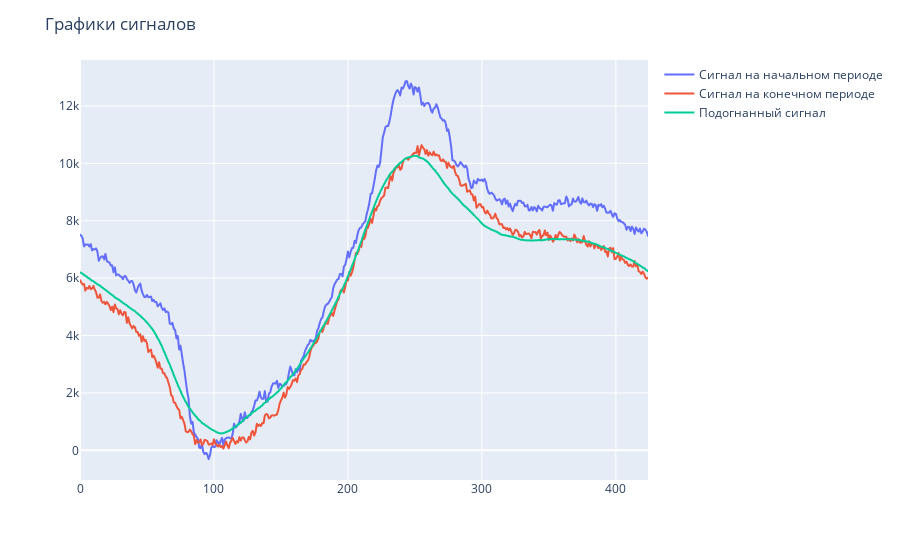

Notebook cell for this chart:
### Markdown cell above
Построим сигналы на интерактивном графике

### Code cell
plot_df = pd.DataFrame({'Сигнал на начальном периоде': first_period_signal, 'Сигнал на конечном периоде': last_period_signal, 'Подогнанный сигнал': fitted_signal})

fig = px.line(plot_df)\
    .update_layout(title='Графики сигналов', xaxis_title=None, yaxis_title=None, legend_title=None)

fig.show()

### Figure 1 — Plotly figure (JSON) as saved in the notebook; plotly's stock layout.template omitted (floating-point values rounded to 4 significant figures; data arrays with more than 128 entries replaced by an {"elided": "..."} marker saying what was removed)
{"data": [{"hovertemplate": "variable=Сигнал на начальном периоде<br>index=%{x}<br>value=%{y}<extra></extra>", "legendgroup": "Сигнал на начальном периоде", "line": {"color": "#636efa", "dash": "solid"}, "marker": {"symbol": "circle"}, "mode": "lines", "name": "Сигнал на начальном периоде", "showlegend": true, "type": "scattergl", "x": {"elided": "425 int values"}, "xaxis": "x", "y": {"elided": "425 float values"}, "yaxis": "y"}, {"hovertemplate": "variable=Сигнал на конечном периоде<br>index=%{x}<br>value=%{y}<extra></extra>", "legendgroup": "Сигнал на конечном периоде", "line": {"color": "#EF553B", "dash": "solid"}, "marker": {"symbol": "circle"}, "mode": "lines", "name": "Сигнал на конечном периоде", "showlegend": true, "type": "scattergl", "x": {"elided": "425 int values"}, "xaxis": "x", "y": {"elided": "425 float values"}, "yaxis": "y"}, {"hovertemplate": "variable=Подогнанный сигнал<br>index=%{x}<br>value=%{y}<extra></extra>", "legendgroup": "Подогнанный сигнал", "line": {"color": "#00cc96", "dash": "solid"}, "marker": {"symbol": "circle"}, "mode": "lines", "name": "Подогнанный сигнал", "showlegend": true, "type": "scattergl", "x": {"elided": "425 int values"}, "xaxis": "x", "y": {"elided": "425 float values"}, "yaxis": "y"}], "layout": {"legend": {"title": {}, "tracegroupgap": 0}, "margin": {"t": 60}, "title": {"text": "Графики сигналов"}, "xaxis": {"anchor": "y", "domain": [0, 1], "title": {}}, "yaxis": {"anchor": "x", "domain": [0, 1], "title": {}}}}
